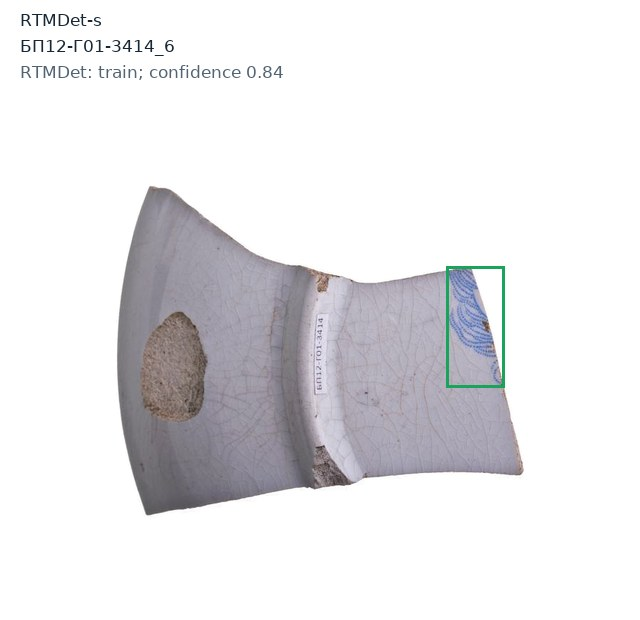
#> input picture experiments/detection/RTMDet/examples/БП12-Г01-3414_6.jpg, 640 x 620 px
$ python -i image.py   (imports and definitions only)
#> lines starting #> are read from the running program, lines starting #| are printed output that depends on the picture
#> further down, picture is the input picture: shape (620, 640, 3); mean B, G, R 232.5, 230.3, 231
from pathlib import Path

import cv2
import numpy as np


def read_bgr(path: str | Path) -> np.ndarray:
    path = Path(path)
    data = np.fromfile(path, dtype=np.uint8)
    if data.size == 0:
        raise FileNotFoundError(f"Не удалось прочитать изображение: {path}")

    image = cv2.imdecode(data, cv2.IMREAD_COLOR)
    if image is None:
        raise FileNotFoundError(f"Не удалось прочитать изображение: {path}")
    return image


def fit_square(
    image: np.ndarray,
    target_size: int,
    fill: tuple[int, int, int] = (114, 114, 114),
) -> np.ndarray:
    height, width = image.shape[:2]
    side = max(height, width)

    if height == side and width == side:
        square = image
    else:
        square = np.full((side, side, 3), fill, dtype=image.dtype)
        top = (side - height) // 2
        left = (side - width) // 2
        square[top : top + height, left : left + width] = image

    if square.shape[0] != target_size:
        square = cv2.resize(
            square,
            (target_size, target_size),
            interpolation=cv2.INTER_LINEAR,
        )
    return square


def enhance_stamp_contrast(image_bgr: np.ndarray) -> np.ndarray:
    """CLAHE по яркости и лёгкая резкость. Стоит после кропа и до ч/б энкодера."""
    if image_bgr.ndim != 3 or image_bgr.shape[2] != 3:
        raise ValueError(f"Ожидался цветной кадр HWC, получено: {image_bgr.shape}")
    source = image_bgr if image_bgr.dtype == np.uint8 else np.clip(image_bgr, 0, 255).astype(np.uint8)
    lab = cv2.cvtColor(source, cv2.COLOR_BGR2LAB)
#> lab: shape (620, 640, 3); mean of channels 0, 1, 2 232.5, 128.7, 127
    clahe = cv2.createCLAHE(clipLimit=3.0, tileGridSize=(8, 8))
    lab[:, :, 0] = clahe.apply(lab[:, :, 0])
#> lab: shape (620, 640, 3); mean of channels 0, 1, 2 229.6, 128.7, 127
    enhanced = cv2.cvtColor(lab, cv2.COLOR_LAB2BGR)
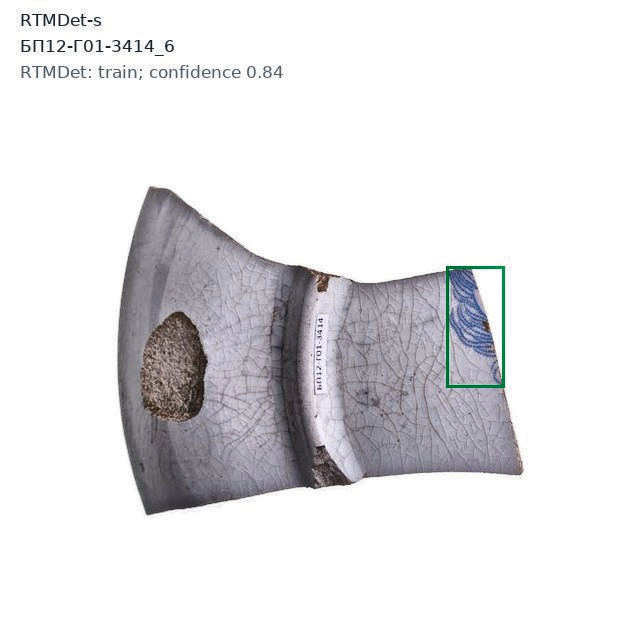
#> enhanced: shape (620, 640, 3); mean B, G, R 229.6, 227.5, 228.1
    gaussian = cv2.GaussianBlur(enhanced, (0, 0), 2.0)
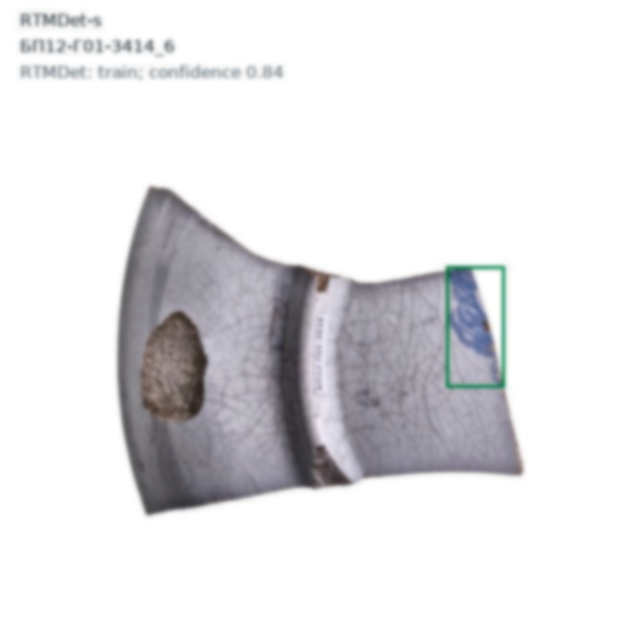
#> gaussian: shape (620, 640, 3); mean B, G, R 229.6, 227.5, 228.1
    sharpened = cv2.addWeighted(enhanced, 1.5, gaussian, -0.5, 0)
    return np.clip(sharpened, 0, 255).astype(np.uint8)

>>> import cv2
>>> picture = cv2.imread('../../experiments/detection/RTMDet/examples/БП12-Г01-3414_6.jpg')
>>> result = enhance_stamp_contrast(picture)

$ run again, on experiments/detection/RTMDet/examples/БП12-Г01-5845_5.jpg
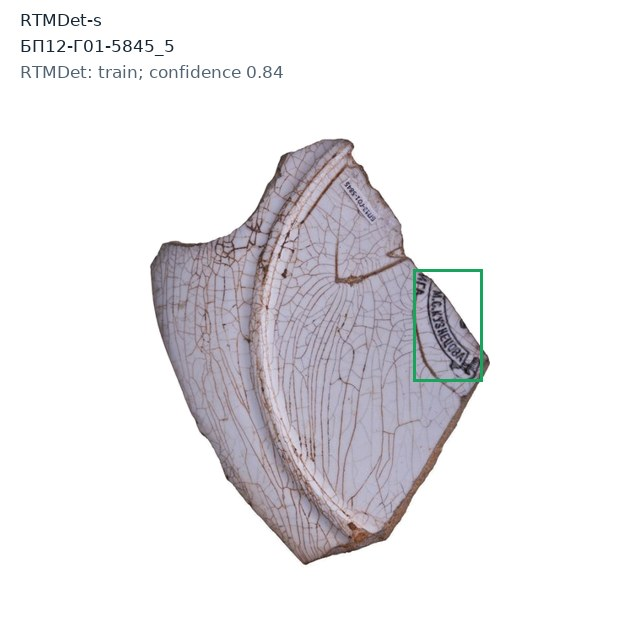
#> input picture experiments/detection/RTMDet/examples/БП12-Г01-5845_5.jpg, 640 x 620 px
#> picture is the input picture: shape (620, 640, 3); mean B, G, R 234.1, 231.6, 233.3
#> in enhance_stamp_contrast, `enhanced = cv2.cvtColor(lab, cv2.COLOR_LAB2BGR)`:
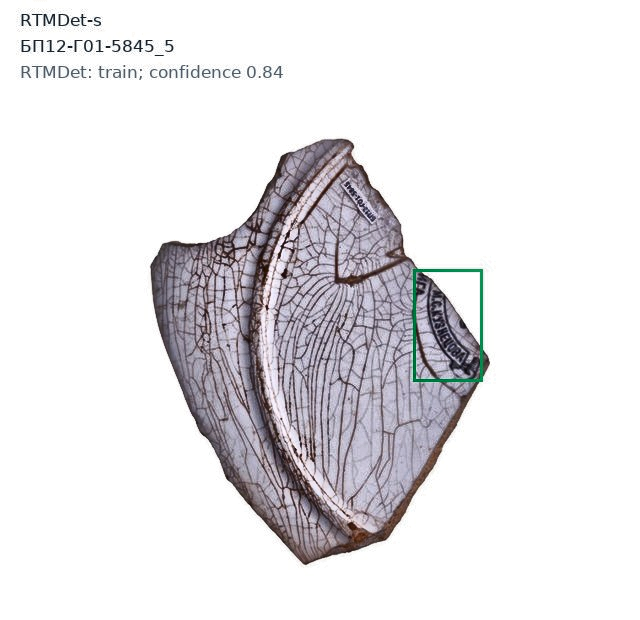
#> enhanced: shape (620, 640, 3); mean B, G, R 230.6, 228.3, 229.8
#> in enhance_stamp_contrast, `gaussian = cv2.GaussianBlur(enhanced, (0, 0), 2.0)`:
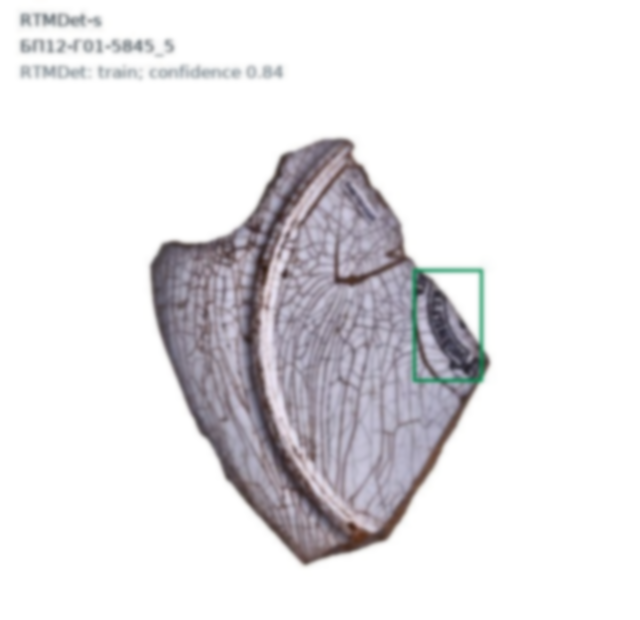
#> gaussian: shape (620, 640, 3); mean B, G, R 230.6, 228.3, 229.8

$ run again, on experiments/detection/RTMDet/examples/БП12-Г01-5848_10.jpg
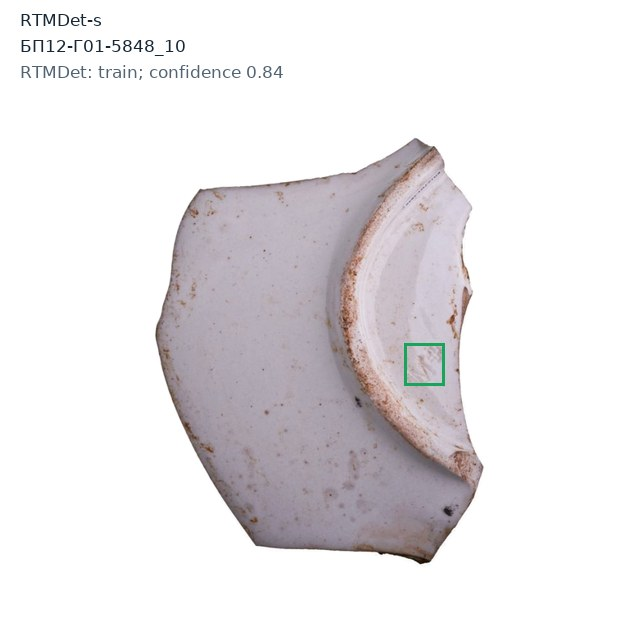
#> input picture experiments/detection/RTMDet/examples/БП12-Г01-5848_10.jpg, 640 x 620 px
#> picture is the input picture: shape (620, 640, 3); mean B, G, R 231.2, 229.2, 232
#> in enhance_stamp_contrast, `enhanced = cv2.cvtColor(lab, cv2.COLOR_LAB2BGR)`:
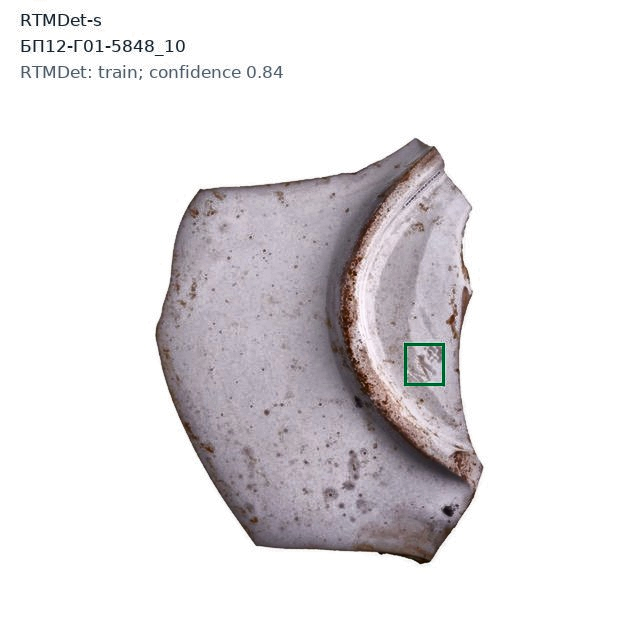
#> enhanced: shape (620, 640, 3); mean B, G, R 227.8, 225.8, 228.6
#> in enhance_stamp_contrast, `gaussian = cv2.GaussianBlur(enhanced, (0, 0), 2.0)`:
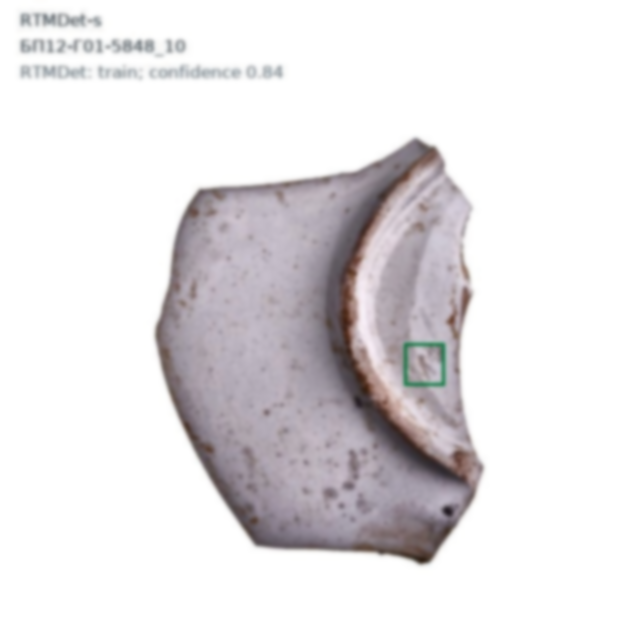
#> gaussian: shape (620, 640, 3); mean B, G, R 227.8, 225.8, 228.6

$ run again, on experiments/detection/RTMDet/examples/БП12-Г01-7754_1.jpg
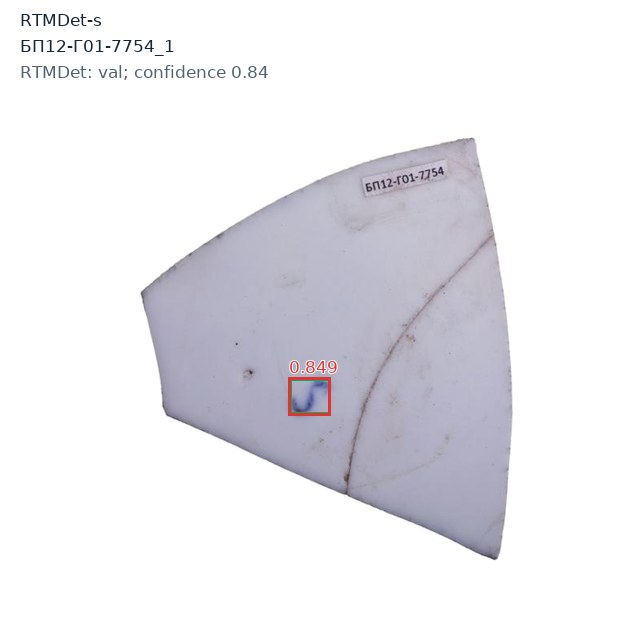
#> input picture experiments/detection/RTMDet/examples/БП12-Г01-7754_1.jpg, 640 x 620 px
#> picture is the input picture: shape (620, 640, 3); mean B, G, R 237.6, 233.2, 233.9
#> in enhance_stamp_contrast, `enhanced = cv2.cvtColor(lab, cv2.COLOR_LAB2BGR)`:
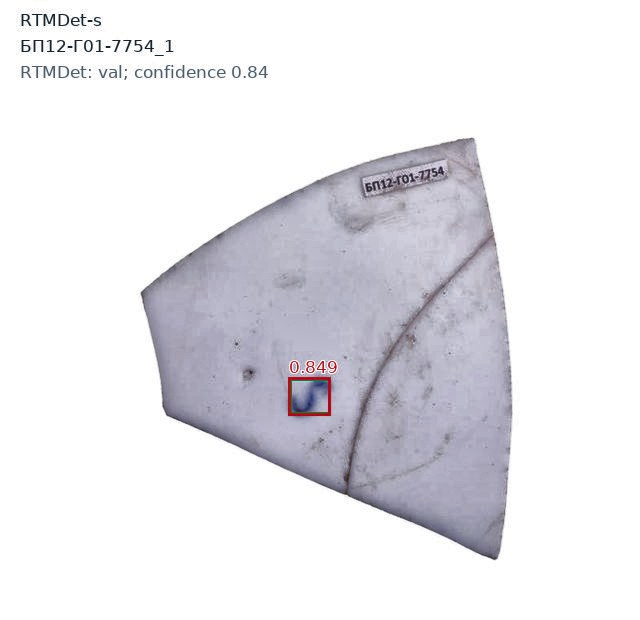
#> enhanced: shape (620, 640, 3); mean B, G, R 235.7, 231.4, 232.1
